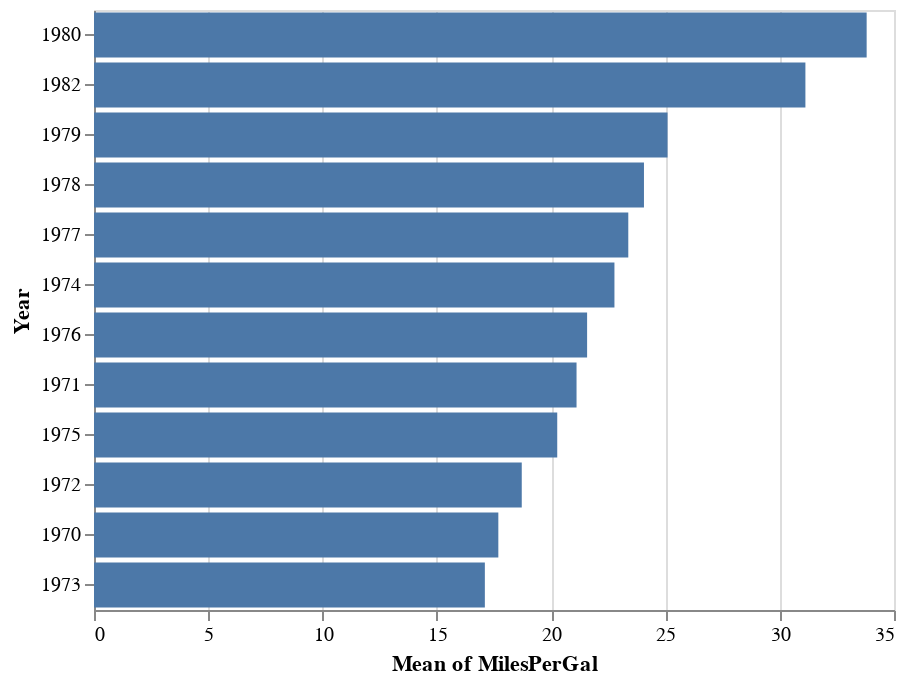

Here is the notebook cell this chart was saved with:
### Code cell
uObj = DataObj(dataset,[Column("MilesPerGal"), Column("Year")])
uObj.display()

### Figure 1 — Vega-Lite specification as saved in the notebook (floating-point values rounded to 4 significant figures; data arrays with more than 128 entries replaced by an {"elided": "..."} marker saying what was removed)
{"$schema": "https://vega.github.io/schema/vega-lite/v3.4.0.json", "config": {"mark": {"tooltip": null}, "view": {"height": 300, "width": 400}}, "data": {"name": "data-72fe08951b86c7df8ecf6ef5a2b30a0a"}, "datasets": {"data-72fe08951b86c7df8ecf6ef5a2b30a0a": {"elided": "392 records"}}, "encoding": {"x": {"aggregate": "mean", "field": "MilesPerGal", "type": "quantitative"}, "y": {"field": "Year", "sort": {"field": "MilesPerGal", "op": "mean", "order": "descending"}, "type": "nominal"}}, "mark": "bar"}
